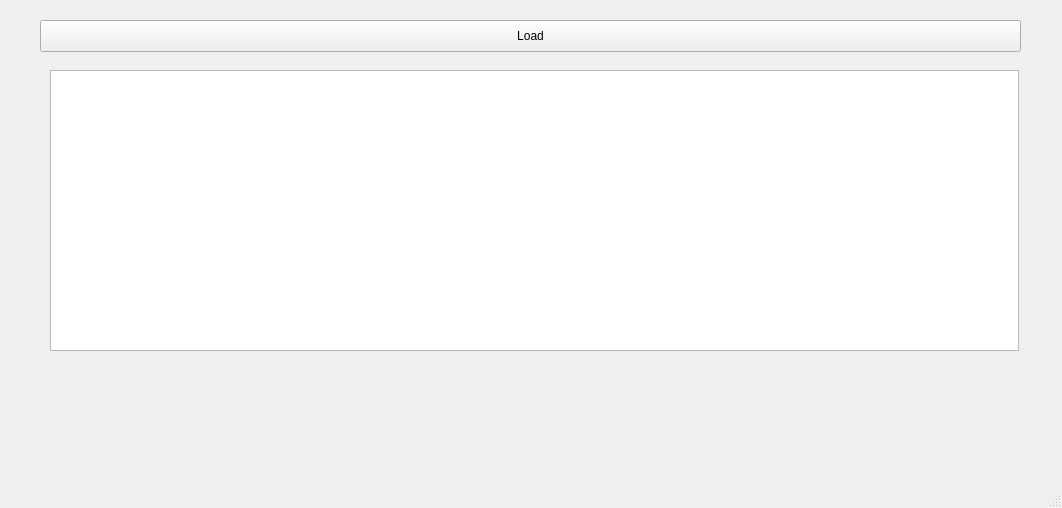
<?xml version="1.0" encoding="UTF-8"?>
<ui version="4.0">
 <class>MainWindow</class>
 <widget class="QMainWindow" name="MainWindow">
  <property name="geometry">
   <rect>
    <x>0</x>
    <y>0</y>
    <width>1062</width>
    <height>508</height>
   </rect>
  </property>
  <property name="windowTitle">
   <string>MainWindow</string>
  </property>
  <widget class="QWidget" name="centralwidget">
   <widget class="QPushButton" name="pushButton">
    <property name="geometry">
     <rect>
      <x>40</x>
      <y>20</y>
      <width>981</width>
      <height>32</height>
     </rect>
    </property>
    <property name="text">
     <string>Load</string>
    </property>
   </widget>
   <widget class="QTableWidget" name="tableWidget">
    <property name="geometry">
     <rect>
      <x>50</x>
      <y>70</y>
      <width>969</width>
      <height>281</height>
     </rect>
    </property>
   </widget>
  </widget>
  <widget class="QMenuBar" name="menubar">
   <property name="geometry">
    <rect>
     <x>0</x>
     <y>0</y>
     <width>1062</width>
     <height>24</height>
    </rect>
   </property>
  </widget>
  <widget class="QStatusBar" name="statusbar"/>
 </widget>
 <resources/>
 <connections/>
</ui>
